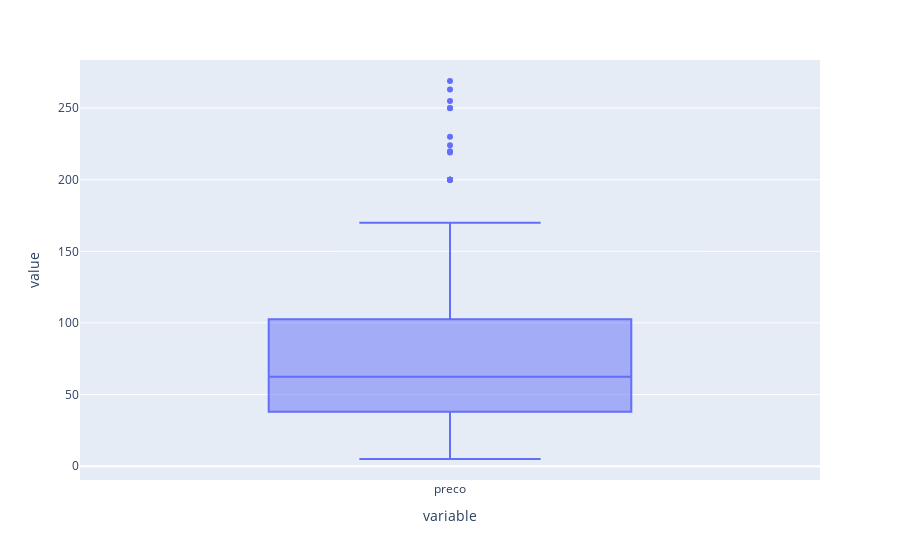

Source (notebook cell):
### Code cell
px.box(dados.preco)

### Figure 1 — Plotly figure (JSON) as saved in the notebook; plotly's stock layout.template omitted (floating-point values rounded to 4 significant figures)
{"data": [{"alignmentgroup": "True", "hovertemplate": "variable=%{x}<br>value=%{y}<extra></extra>", "legendgroup": "", "marker": {"color": "#636efa"}, "name": "", "notched": false, "offsetgroup": "", "orientation": "v", "showlegend": false, "type": "box", "x": ["preco", "preco", "preco", "preco", "preco", "preco", "preco", "preco", "preco", "preco", "preco", "preco", "preco", "preco", "preco", "preco", "preco", "preco", "preco", "preco", "preco", "preco", "preco", "preco", "preco", "preco", "preco", "preco", "preco", "preco", "preco", "preco", "preco", "preco", "preco", "preco", "preco", "preco", "preco", "preco", "preco", "preco", "preco", "preco", "preco", "preco", "preco", "preco", "preco", "preco", "preco", "preco", "preco", "preco", "preco", "preco", "preco", "preco", "preco", "preco", "preco", "preco", "preco", "preco", "preco", "preco", "preco", "preco", "preco", "preco", "preco", "preco", "preco", "preco", "preco", "preco", "preco", "preco", "preco", "preco", "preco", "preco", "preco", "preco", "preco", "preco", "preco", "preco", "preco", "preco", "preco", "preco", "preco"], "x0": " ", "xaxis": "x", "y": [219.0, 37.99, 37.99, 37.99, 37.99, 19.48, 44.99, 263.0, 37.99, 37.99, 72.99, 72.65, 89.99, 5.99, 36.99, 89.99, 249.9, 50, 268.9, 28.99, 39.99, 199.9, 39.99, 35, 44.99, 89.99, 5, 89.99, 89.99, 130.0, 230.0, 50, 60, 130.0, 100, 39.99, 25, 36.99, 39.99, 69.99, 89.99, 55.99, 199.9, 20, 255.0, 10, 11.99, 139.9, 39.97, 89.99, 89.99, 27.99, 28.09, 89.99, 18.89, 89.99, 32.99, 199.9, 199.9, 199.9, 110.0, 87.08, 224.0, 200, 22.99, 130.0, 8.99, 39.99, 89.99, 100, 61.5, 160.0, 170.0, 89.99, 62.47, 89.99, 80, 27.99, 250.0, 16.99, 20, 59.99, 59.99, 69.99, 89.99, 130.0, 49.99, 219.9, 8.39, 59.99, 49.99, 70, 40], "y0": " ", "yaxis": "y"}], "layout": {"boxmode": "group", "legend": {"tracegroupgap": 0}, "margin": {"t": 60}, "xaxis": {"anchor": "y", "domain": [0, 1], "title": {"text": "variable"}}, "yaxis": {"anchor": "x", "domain": [0, 1], "title": {"text": "value"}}}}
